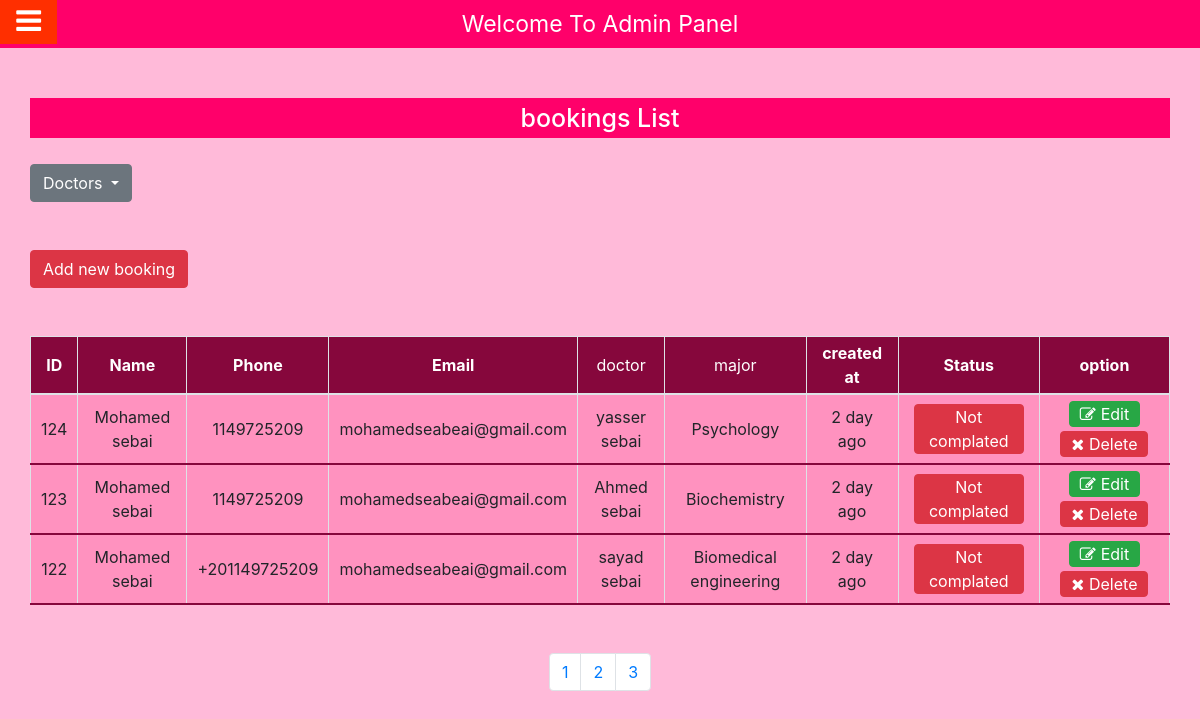
Page /admin/bookings_list.php (signed in) on the committed database.
### tables this page shows
CREATE TABLE `booking` (
  `id` int(11) NOT NULL,
  `name` varchar(50) NOT NULL,
  `email` varchar(255) NOT NULL,
  `phone` varchar(50) NOT NULL,
  `doctor_id` int(11) NOT NULL,
  `status` tinyint(1) NOT NULL DEFAULT 0,
  `location` varchar(50) NOT NULL DEFAULT 'EraaSoft',
  `created_at` timestamp NOT NULL DEFAULT current_timestamp() ON UPDATE current_timestamp()
);

CREATE TABLE `doctors` (
  `id` int(11) NOT NULL,
  `name` varchar(50) NOT NULL,
  `phone` varchar(50) NOT NULL,
  `email` varchar(255) NOT NULL,
  `password` varchar(255) NOT NULL,
  `summary` text NOT NULL,
  `city_id` int(11) NOT NULL,
  `major_id` int(11) NOT NULL,
  `doctor_img` varchar(255) NOT NULL,
  `created_at` timestamp NOT NULL DEFAULT current_timestamp() ON UPDATE current_timestamp()
);

CREATE TABLE `majors` (
  `id` int(11) NOT NULL,
  `title` varchar(50) NOT NULL,
  `img` varchar(255) NOT NULL,
  `created_at` timestamp NOT NULL DEFAULT current_timestamp() ON UPDATE current_timestamp()
);

### admin/classes/DBconnect.class.php (called while the page is built, shortened)
<?php
class DBconnect{
  private $host = 'mysql:host=localhost;dbname=vcare_clinic';
  private $user = 'root';
  private $pass = '';
  public function __construct(){
    $class = get_called_class();
    $this->table = strtolower($class);
  }
  public function connect(){
      try{
        $db = new PDO($this->host, $this->user, $this->pass);
        $db->setAttribute(PDO::ATTR_ERRMODE, PDO::ERRMODE_EXCEPTION);
        return $db;
      }
      catch(PDOException $e){
       echo 'faild to connect with database' . $e->getMessage();
      }
  }
    public function getCountData($table, $filter = true){
      $query = "SELECT count(id) FROM $table WHERE $filter";
      $stmt = $this->connect()->prepare($query);
      $stmt->execute();
      $row = $stmt->fetch();
      return $row[0];
    }
}

### admin/inc_classes.php (called while the page is built, shortened)
<?php
$date = new Date();
$booking  = new Booking();
?>

### admin/classes/Booking.class.php (called while the page is built, shortened)
<?php
class Booking extends Model{
    public function getPaginateJoin($filter = true,$start_from, $results_per_page){
        $query = "SELECT booking.*,
        majors.title AS major_title,
        doctors.id AS doctor_id,
        doctors.name AS doctor_name
        FROM booking
        INNER JOIN doctors
        ON booking.doctor_id = doctors.id
        INNER JOIN majors
        ON doctors.major_id = majors.id
        WHERE $filter
        ORDER BY id desc LIMIT $start_from, $results_per_page";
        $stmt  = $this->connect()->prepare($query);
        $stmt->execute();
        $row   = $stmt->fetchAll(PDO::FETCH_ASSOC);
        return $row;
    }
}

### admin/classes/Date.class.php (called while the page is built, shortened)
<?php
 final class Date{
   final public function date_differance($date_in_database){
    $current_timezone = timezone_open('Africa/Cairo');
    $old_date = date_create($date_in_database, $current_timezone);
    $current_date = date_create('',$current_timezone);
    $date_diff = date_diff($current_date, $old_date);
       $year = $date_diff->y;
       $month = $date_diff->m;
       $day = $date_diff->d;
    if($year == 0 && $month == 0 && $day != 0){
      return $day . " day ago";
    }
  }
}

### admin/classes/Model.class.php (called while the page is built, shortened)
<?php
class Model extends DBconnect{
    function count($filter)
    {
        return $this->getCountData($this->table, $filter);
    }
}

### admin/bookings_list.php (the view, shortened to what this page needs)
<?php include_once('templates/header.php'); ?>
<body>
<?php include_once('templates/navbar.php'); ?>
<?php
if (!isset($_GET['page'])) {
    $page = 1;
}
$results_per_page = 3;
$start_from = ( $page - 1 ) * $results_per_page;
if(isset($_GET['doctor_id'])){
    $doctor_id = $_GET['doctor_id'];
    $number_of_result = $booking->count("doctor_id = $doctor_id");
}else{
  $number_of_result = $booking->count(filter: true);
}
$number_of_page = ceil($number_of_result / $results_per_page);
?>
<div class="main-body">
 <div class="container">
  <div class="row">
    <div class="responsive-table m-auto">
      <h2 class="text-center">bookings List</h2>
        <div class="dropdown mb-5">
        <button class="btn btn-secondary dropdown-toggle" type="button" id="dropdownMenuButton" data-toggle="dropdown" aria-haspopup="true" aria-expanded="false">
            Doctors
        </button>
      </div>
      <a class="btn btn-danger mb-5" href="add_booking.php">Add new booking</a>
      <table class="table-bordered">
       <thead class="text-center">
         <tr>
          <th>ID</th>
          <th>Name</th>
          <th>Phone</th>
          <th>Email</th>
          <td>doctor</td>
          <td>major</td>
          <th>created at</th>
          <th>Status</th>
          <th>option</th>
        </tr>
       </thead>
        <tbody class="text-center">
        <?php
        if(isset($_GET['doctor_id']) && is_numeric($_GET['doctor_id']) && !empty($_GET['doctor_id'])){
          $doctor_id = $_GET['doctor_id'];
          $bookings = $booking->getPaginateJoin(filter: "doctor_id = $doctor_id",start_from: $start_from, results_per_page: $results_per_page);
        }else{
          $bookings = $booking->getPaginateJoin(filter: true ,start_from: $start_from, results_per_page: $results_per_page);
        }
        if(!empty($bookings)){
            foreach($bookings as $booking){
            ?>
            <tr>
                <td><?php echo $booking['id']; ?></td>
                <td><?php echo $booking['name']; ?></td>
                <td><?php echo $booking['phone']; ?></td>
                <td><?php echo $booking['email']; ?></td>
                <td><?php echo $booking['doctor_name']; ?></td>
                <td><?php echo $booking['major_title']; ?></td>
                <td><?php echo $date->date_differance($booking['created_at']); ?></td>
                <td>
                    <?php if($booking['status'] == 0): ?>
                    <a href="validateForms/bookings/change_status.php?booking_id=<?php echo $booking['id']; ?>&status=<?php echo 1; ?>&page=<?php echo $page; ?>" class="btn btn-danger custom-btn">Not complated</a>
                    <?php elseif($booking['status'] == 1): ?>
                        <a href="validateForms/bookings/change_status.php?booking_id=<?php echo $booking['id']; ?>&status=<?php echo 0; ?>&page=<?php echo $page; ?>" class="btn btn-success custom-btn">complated</a>
                    <?php endif; ?>
                </td>
                <td>
                <a href="update_booking.php?booking_id=<?php echo $booking['id']; ?>" class="btn btn-success custom-btn"><i class="fa fa-edit"></i>Edit</a>
                <a href="validateForms/bookings/delete_booking.php?booking_id=<?php echo $booking['id']; ?>&page=<?php echo $page; ?>" class="btn btn-danger custom-btn"><i class="fa fa-close"></i>Delete</a>
                </td>
            </tr>
                <?php
                }
            }else{ ?>
            <div class="alert alert-danger">There is no bookings yet</div>
        <?php } ?>
        </tbody>
      </table>
      </div>
    </div>
   </div>
    <?php if($number_of_result > 0): ?>
        <nav class="mt-5" aria-label="navigation">
            <ul class="pagination justify-content-center">
            <?php
                for($page = 1; $page <= $number_of_page; $page++) {
                if(isset($_GET['doctor_id']) ){
                    ?>
                    <li class="page-item"> <a class="page-link"
                    <?php if(isset($_GET['page']) && $_GET['page'] == $page): ?>
                        style="background-color: red;"
                    <?php endif; ?>
                    href="bookings_list.php?doctor_id=<?php echo $_GET['doctor_id']; ?>&page=<?php echo $page; ?>"><?php echo $page; ?></a></li>
                <?php }else{ ?>
                    <li class="page-item"> <a class="page-link"
                    href="bookings_list.php?page=<?php echo $page; ?>"><?php echo $page; ?></a></li>
                <?php } ?>
                <?php }?>
            </ul>
        </nav>
    <?php endif; ?>
 </div>
<?php require_once('templates/footer.php');

### admin/assets/css/main.css (style rules this page uses)
body { overflow-x: hidden; background: #ff007645; }
.main-body { padding: 0; }
.main-body { margin-top: 50px; }
.responsive-table h2, .form-box h2 { background: #ff006a; margin-bottom: 26px; font-size: 25px; padding: 5px 0; color: #fff; }
table thead tr { background: #86073c; color: #fff; }
table thead tr th { padding: 4px 13px; }
table tbody tr { padding: 4px 10px; background-color: #ff92bf; border-bottom: 2px solid #86073c; }
table tbody tr td { padding: 4px 10px; }
.custom-btn { padding: 0 10px; margin: 2px 5px; }
.custom-btn i { margin: 0 5px 0 0 ; }

### rows in the picture
booking: id "124", name "Mohamed sebai", phone "1149725209", email "mohamedseabeai@gmail.com", doctor.name "yasser sebai", majors.title "Psychology", created_at "2 day ago"
booking: id "123", name "Mohamed sebai", phone "1149725209", email "mohamedseabeai@gmail.com", doctor.name "Ahmed sebai", majors.title "Biochemistry", created_at "2 day ago"
booking: id "122", name "Mohamed sebai", phone "+201149725209", email "mohamedseabeai@gmail.com", doctor.name "sayad sebai", majors.title "Biomedical engineering", created_at "2 day ago"
